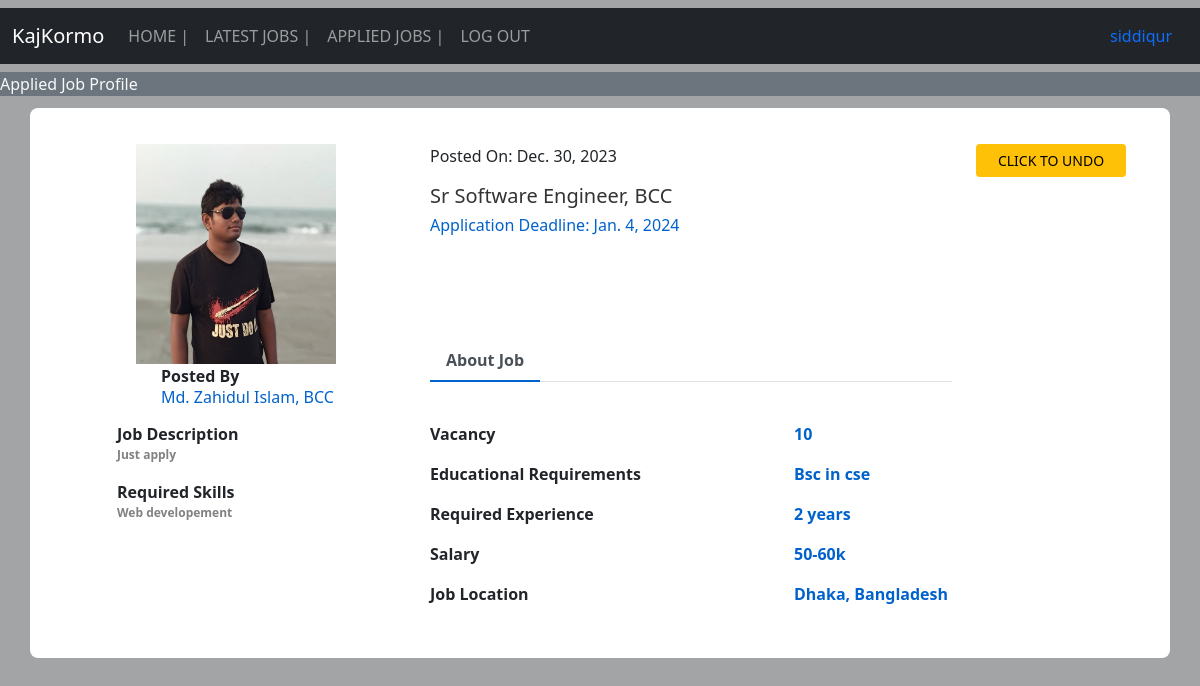
Page /applicants/job_profile_user_applied/1 (signed in) on the committed database.
### job/models.py (models this page shows, shortened)
class Job(models.Model):
    title = models.CharField(max_length=50,null=True)
    description = models.CharField(max_length=200,null=True)
    education = models.CharField(max_length=200,null=True)
    post_date = models.DateField()
    deadline = models.DateField()
    salary = models.CharField(max_length=50,null=True)
    vacancy = models.CharField(max_length=50,null=True)
    experience = models.CharField(max_length=100,null=True)
    skill = models.CharField(max_length=100,null=True)
    location = models.CharField(max_length=100,null=True)
    employer= models.ForeignKey(Employer, on_delete=CASCADE, null=True)
    student= models.ManyToManyField(Candidate)

### employers/models.py (models this page shows, shortened)
class Employer(models.Model):
    contact = models.CharField(max_length=15)
    image = models.FileField(upload_to="employer/images", null=True)
    gender = models.CharField(max_length=15,null=True)
    type = models.CharField(max_length=15,null=True)
    company = models.CharField(max_length=25,null=True)
    status = models.CharField(max_length=25,null=True)
    position = models.CharField(max_length=25,null=True)
    user= models.OneToOneField(User, on_delete=CASCADE, null=True)

### job/views.py (the view)
# urls.py: path('job_profile_user_applied/<int:pid>', job_profile_user_applied, name="job_profile_user_applied"),
def job_profile_user_applied(request,pid):
    if not request.user.is_authenticated:
        return redirect('user_login')
    job = Job.objects.get(id=pid)
    d = {'job': job}
    return render(request, 'job/job_profile_user_applied.html', d)

### templates/job/job_profile_user_applied.html (shortened to what this page needs)
{% extends 'user_navigation.html' %}
{% block head %}
<link href="/static/css/job_profile_user.css" rel="stylesheet">
{% endblock head %}
{% block body %}
<marquee class="bg-secondary text-light" width="100%" direction="right" height="25px">
    Applied Job Profile
</marquee>
<div class="container emp-profile">
    <form method="post">
        <div class="row">
            <div class="col-md-4">
                <div class="profile-img">
                    <img src="{{job.employer.image.url}}"alt="">
                </div>
                <div class="employer-info">
                    <label for="">Posted By</label>
                    <h6>{{job.employer.user.first_name}} {{job.employer.user.last_name}}, {{job.employer.company}}</h6>
                </div>
            </div>
            <div class="col-md-6">
                <div class="profile-head">
                    <p>Posted On:    {{job.post_date}}</p>
                    <h5>
                        {{job.title}}, {{job.employer.company}}
                    </h5>
                    <h6>
                        Application Deadline:    {{job.deadline}}
                    </h6>
                    <ul class="nav nav-tabs about" id="myTab" role="tablist">
                        <li class="nav-item">
                            <button class="nav-link active disabled" id="home-tab" data-toggle="tab" role="tab" aria-controls="home" aria-selected="true">About Job</button>
                        </li>
                    </ul>
                </div>
            </div>
            <div class="col-md-2">
                <a style="width: 150px; padding: 5px;" href="{% url 'undo_job' job.id %}" class="btn btn-warning btn-sm">CLICK TO UNDO</a>
            </div>
        </div>
        <div class="row">
            <div class="col-md-4">
                <div class="profile-work">
                    <div>
                        <label for="">Job Description</label>
                        <p>{{job.description}}</p>
                    </div>
                    <div>
                        <label for="">Required Skills</label>
                        <p>{{job.skill}}</p>
                    </div>
                </div>
            </div>
            <div class="col-md-8">
                <div class="tab-content profile-tab" id="myTabContent">
                    <div class="tab-pane fade show active" id="home" role="tabpanel" aria-labelledby="home-tab">
                        <div class="row">
                            <div class="col-md-6">
                                <label>Vacancy</label>
                            </div>
                            <div class="col-md-6">
                                <p>{{job.vacancy}}</p>
                            </div>
                        </div>
                        <div class="row">
                            <div class="col-md-6">
                                <label>Educational Requirements</label>
                            </div>
                            <div class="col-md-6">
                                <p>{{job.education}}</p>
                            </div>
                        </div>
                        <div class="row">
                            <div class="col-md-6">
                                <label>Required Experience</label>
                            </div>
                            <div class="col-md-6">
                                <p>{{job.experience}}</p>
                            </div>
                        </div>
                        <div class="row">
                            <div class="col-md-6">
                                <label>Salary</label>
                            </div>
                            <div class="col-md-6">
                                <p>{{job.salary}}</p>
                            </div>
                        </div>
                        <div class="row">
                            <div class="col-md-6">
                                <label>Job Location</label>
                            </div>
                            <div class="col-md-6">
                                <p>{{job.location}}</p>
                            </div>
                        </div>
                    </div>
                </div>
            </div>
        </div>
    </form>
</div>
{% endblock body %}

### templates/user_navigation.html (shortened to what this page needs)
{% load static %}
<!doctype html>
<html lang="en">
  <head>
    <link href="https://cdn.jsdelivr.net/npm/bootstrap@5.0.1/dist/css/bootstrap.min.css" rel="stylesheet">
    <link rel="stylesheet" href="//cdn.datatables.net/1.10.24/css/jquery.dataTables.min.css">
    <link rel="stylesheet" href="https://cdn.datatables.net/buttons/1.7.0/css/buttons.dataTables.min.css">
    {% block head %} {% endblock head %}
  </head>
  <body>
    <nav class="navbar navbar-expand-lg navbar-dark bg-dark my-2">
        <div class="container-fluid">
          <a class="navbar-brand">KajKormo</a>
          <div class="collapse navbar-collapse" id="navbarSupportedContent">
            <ul class="navbar-nav me-auto mb-2 mb-lg-0">
              <li class="nav-item">
                <a class="nav-link" aria-current="page" href="/applicants/user_home">HOME  |</a>
              </li>
              <li class="nav-item">
                <a class="nav-link" href="/applicants/latest_jobs">LATEST JOBS  |</a>
              </li>
              <li class="nav-item">
                <a class="nav-link" href="/applicants/applied_jobs">APPLIED JOBS  |</a>
              </li>
              <li class="nav-item">
                <a class="nav-link" href="/applicants/logout_user_admin">LOG OUT</a>
              </li>
            </ul>
            <li class="nav-item d-flex">
              <a class="nav-link" href="/applicants/user_home"> {{request.user.username}} </a>
            </li>
          </div>
        </div>
      </nav>
      {% block body %} {% endblock body %}
  </body>
</html>

### static/css/job_profile_user.css (style rules this page uses)
body { background: -webkit-linear-gradient(left, #a3a4a5, #a3a4a5); }
.emp-profile { padding: 3%; margin-top: 1%; margin-bottom: 1%; border-radius: 0.5rem; background: #fff; }
.profile-img { text-align: center; }
.profile-img img { width: 200px; height: 220px; }
.profile-head h5 { color: #333; }
.profile-head h6 { color: #0062cc; }
.profile-head .nav-tabs { margin-bottom:5%; }
.profile-head .nav-tabs .nav-link { font-weight:600; border: none; }
.profile-head .nav-tabs .nav-link.active { border: none; border-bottom:2px solid #0062cc; }
.profile-work { padding: 15%; margin-top: -15%; }
.profile-work p { font-size: 12px; color: #818182; font-weight: 700; }
.profile-tab label { font-weight: 600; }
.profile-tab p { font-weight: 600; color: #0062cc; }
.profile-head h6 { margin-bottom: 20%; }
.employer-info h6 { color: #0062cc; }
.employer-info { margin-left: 95px; margin-bottom: 15px; }

### templates/user_navigation.html (style rules this page uses)
label { font-weight: bold; }

### rows in the picture
Job: employer.image (picture), employer.user.first_name "Md. Zahidul", employer.user.last_name "Islam", employer.company "BCC", post_date "Dec. 30, 2023", title "Sr Software Engineer", deadline "Jan. 4, 2024", description "Just apply", skill "Web developement", vacancy "10", education "Bsc in cse", experience "2 years", salary "50-60k", location "Dhaka, Bangladesh"

### other values in the picture
{{ request.user.username }} "siddiqur"
